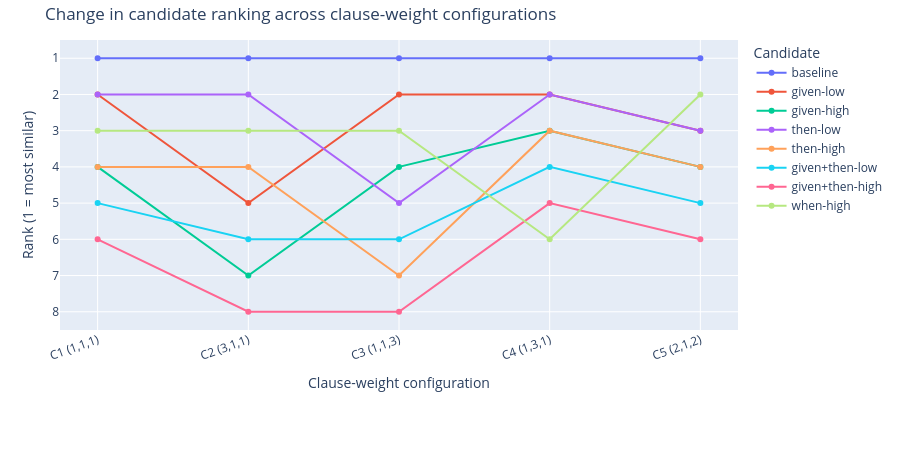

The cell this chart's notebook holds for it:
### Code cell
import pandas as pd

df_rank = df_plot.copy()

# rank 1 = maior similaridade
df_rank["rank"] = (
    df_rank
    .groupby("clause_regime")["similarity_result"]
    .rank(method="dense", ascending=False)
)

import plotly.express as px

fig = px.line(
    df_rank,
    x="clause_regime",
    y="rank",
    color="candidate_label",
    markers=True,
    labels={
        "clause_regime": "Clause-weight configuration",
        "rank": "Rank (1 = most similar)",
        "candidate_label": "Candidate"
    },
    title="Change in candidate ranking across clause-weight configurations"
)

fig.update_traces(mode="lines+markers")

fig.update_layout(
    width=900,
    height=450,
    margin=dict(l=60, r=20, t=40, b=120),
    legend_title_text="Candidate",
    xaxis_tickangle=-20,
    yaxis_autorange="reversed"  # para rank 1 ficar em cima
)

fig.show()

### Figure 1 — Plotly figure (JSON) as saved in the notebook; plotly's stock layout.template omitted (floating-point values rounded to 4 significant figures)
{"data": [{"hovertemplate": "Candidate=baseline<br>Clause-weight configuration=%{x}<br>Rank (1 = most similar)=%{y}<extra></extra>", "legendgroup": "baseline", "line": {"color": "#636efa", "dash": "solid"}, "marker": {"symbol": "circle"}, "mode": "lines+markers", "name": "baseline", "orientation": "v", "showlegend": true, "type": "scatter", "x": ["C1 (1,1,1)", "C2 (3,1,1)", "C3 (1,1,3)", "C4 (1,3,1)", "C5 (2,1,2)"], "xaxis": "x", "y": [1.0, 1.0, 1.0, 1.0, 1.0], "yaxis": "y"}, {"hovertemplate": "Candidate=given-low<br>Clause-weight configuration=%{x}<br>Rank (1 = most similar)=%{y}<extra></extra>", "legendgroup": "given-low", "line": {"color": "#EF553B", "dash": "solid"}, "marker": {"symbol": "circle"}, "mode": "lines+markers", "name": "given-low", "orientation": "v", "showlegend": true, "type": "scatter", "x": ["C1 (1,1,1)", "C2 (3,1,1)", "C3 (1,1,3)", "C4 (1,3,1)", "C5 (2,1,2)"], "xaxis": "x", "y": [2.0, 5.0, 2.0, 2.0, 3.0], "yaxis": "y"}, {"hovertemplate": "Candidate=given-high<br>Clause-weight configuration=%{x}<br>Rank (1 = most similar)=%{y}<extra></extra>", "legendgroup": "given-high", "line": {"color": "#00cc96", "dash": "solid"}, "marker": {"symbol": "circle"}, "mode": "lines+markers", "name": "given-high", "orientation": "v", "showlegend": true, "type": "scatter", "x": ["C1 (1,1,1)", "C2 (3,1,1)", "C3 (1,1,3)", "C4 (1,3,1)", "C5 (2,1,2)"], "xaxis": "x", "y": [4.0, 7.0, 4.0, 3.0, 4.0], "yaxis": "y"}, {"hovertemplate": "Candidate=then-low<br>Clause-weight configuration=%{x}<br>Rank (1 = most similar)=%{y}<extra></extra>", "legendgroup": "then-low", "line": {"color": "#ab63fa", "dash": "solid"}, "marker": {"symbol": "circle"}, "mode": "lines+markers", "name": "then-low", "orientation": "v", "showlegend": true, "type": "scatter", "x": ["C1 (1,1,1)", "C2 (3,1,1)", "C3 (1,1,3)", "C4 (1,3,1)", "C5 (2,1,2)"], "xaxis": "x", "y": [2.0, 2.0, 5.0, 2.0, 3.0], "yaxis": "y"}, {"hovertemplate": "Candidate=then-high<br>Clause-weight configuration=%{x}<br>Rank (1 = most similar)=%{y}<extra></extra>", "legendgroup": "then-high", "line": {"color": "#FFA15A", "dash": "solid"}, "marker": {"symbol": "circle"}, "mode": "lines+markers", "name": "then-high", "orientation": "v", "showlegend": true, "type": "scatter", "x": ["C1 (1,1,1)", "C2 (3,1,1)", "C3 (1,1,3)", "C4 (1,3,1)", "C5 (2,1,2)"], "xaxis": "x", "y": [4.0, 4.0, 7.0, 3.0, 4.0], "yaxis": "y"}, {"hovertemplate": "Candidate=given+then-low<br>Clause-weight configuration=%{x}<br>Rank (1 = most similar)=%{y}<extra></extra>", "legendgroup": "given+then-low", "line": {"color": "#19d3f3", "dash": "solid"}, "marker": {"symbol": "circle"}, "mode": "lines+markers", "name": "given+then-low", "orientation": "v", "showlegend": true, "type": "scatter", "x": ["C1 (1,1,1)", "C2 (3,1,1)", "C3 (1,1,3)", "C4 (1,3,1)", "C5 (2,1,2)"], "xaxis": "x", "y": [5.0, 6.0, 6.0, 4.0, 5.0], "yaxis": "y"}, {"hovertemplate": "Candidate=given+then-high<br>Clause-weight configuration=%{x}<br>Rank (1 = most similar)=%{y}<extra></extra>", "legendgroup": "given+then-high", "line": {"color": "#FF6692", "dash": "solid"}, "marker": {"symbol": "circle"}, "mode": "lines+markers", "name": "given+then-high", "orientation": "v", "showlegend": true, "type": "scatter", "x": ["C1 (1,1,1)", "C2 (3,1,1)", "C3 (1,1,3)", "C4 (1,3,1)", "C5 (2,1,2)"], "xaxis": "x", "y": [6.0, 8.0, 8.0, 5.0, 6.0], "yaxis": "y"}, {"hovertemplate": "Candidate=when-high<br>Clause-weight configuration=%{x}<br>Rank (1 = most similar)=%{y}<extra></extra>", "legendgroup": "when-high", "line": {"color": "#B6E880", "dash": "solid"}, "marker": {"symbol": "circle"}, "mode": "lines+markers", "name": "when-high", "orientation": "v", "showlegend": true, "type": "scatter", "x": ["C1 (1,1,1)", "C2 (3,1,1)", "C3 (1,1,3)", "C4 (1,3,1)", "C5 (2,1,2)"], "xaxis": "x", "y": [3.0, 3.0, 3.0, 6.0, 2.0], "yaxis": "y"}], "layout": {"height": 450, "legend": {"title": {"text": "Candidate"}, "tracegroupgap": 0}, "margin": {"b": 120, "l": 60, "r": 20, "t": 40}, "title": {"text": "Change in candidate ranking across clause-weight configurations"}, "width": 900, "xaxis": {"anchor": "y", "domain": [0, 1], "tickangle": -20, "title": {"text": "Clause-weight configuration"}}, "yaxis": {"anchor": "x", "autorange": "reversed", "domain": [0, 1], "title": {"text": "Rank (1 = most similar)"}}}}
